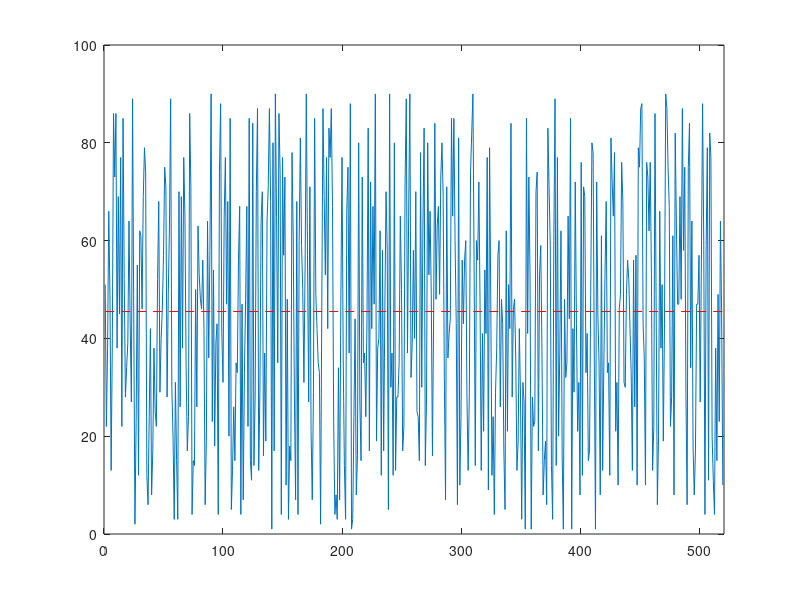

MATLAB code for this plot:
cn = 520; 
vy = randi(90, cn, 1);
plot(vy); xlim([0, cn+1]); hold on;
line([1 cn], [45.5 45.5],'LineStyle','--','Color', 'r'); hold off;
mean(vy)
